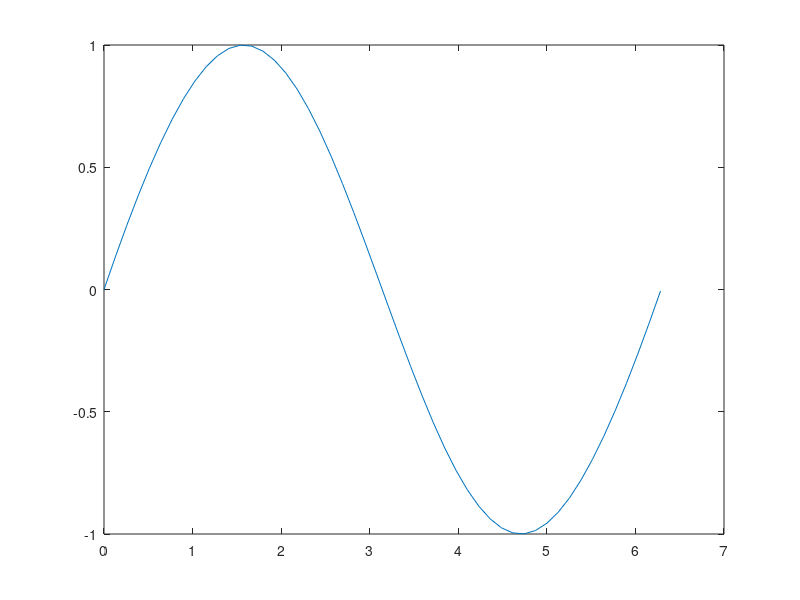

Write MATLAB code to recreate this figure.
x=[0, .785, 1.570, 2.356, 3.141, 3.927, 4.712, 5.497, 6.289];
y=[0, .707, 1.000, .707, .000, -.707, -1.000, -.707, -.000];
xi=linspace(0,2*pi,50);
yi=interp1(x,y,xi,'spline');
plot(xi,yi);

%interpolation